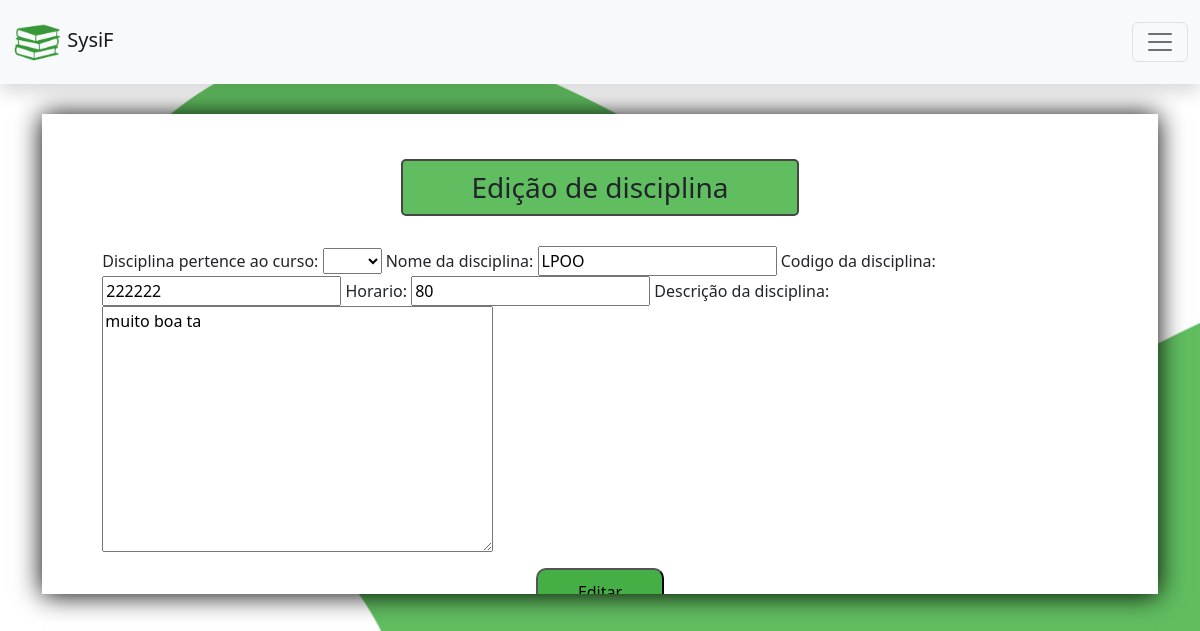
The page /disciplina/editar/1 on the database its author committed.
### disciplina/models.py (models this page shows, shortened)
class Disciplina(models.Model):
    id_curso = models.ForeignKey(Curso, on_delete=models.CASCADE)
    nome_disciplina = models.CharField('Nome', max_length=250)
    codigo_disciplina = models.CharField('Código', max_length=250)
    descricao = models.CharField('Descrição', max_length=500)
    carga_horaria = models.IntegerField('Carga Horaria')
    class Meta:
        verbose_name = 'Disciplina'
        ordering = ['nome_disciplina']
    def editar(request, id):
        disciplina = get_object_or_404(Disciplina, id=id)
        context = {}
        context['is_not_edited'] = True
        if request.method == 'POST':
            form = FormCadastrarDisciplina(request.POST)
            if form.is_valid():
                context['is_valid'] = True
                id_curso = request.POST['id_curso']
                curso = Curso.objects.get(id=id_curso)
                nome_disciplina = request.POST['nome_disciplina']
                codigo_disciplina = request.POST['codigo_disciplina']
                descricao = request.POST['descricao']
                carga_horaria = request.POST['carga_horaria']
                edita_disciplina = Disciplina.objects.filter(id=id)
                edita_disciplina.update(
                    id_curso = curso,
                    nome_disciplina = nome_disciplina,
                    codigo_disciplina = codigo_disciplina,
                    descricao = descricao,
                    carga_horaria = carga_horaria)
                form = FormCadastrarDisciplina()
                context['is_not_edited'] = False
        else:
            form = FormCadastrarDisciplina()
            form.initial['id_curso'] = disciplina.id_curso
            form.initial['nome_disciplina'] = disciplina.nome_disciplina
            form.initial['codigo_disciplina'] = disciplina.codigo_disciplina
            form.initial['descricao'] = disciplina.descricao
            form.initial['carga_horaria'] = disciplina.carga_horaria
        context['form'] = form
        context['id'] = id
        return (context)

### disciplina/views.py (the view)
# urls.py: path('editar/<int:id>', views.editar_aluno, name='editar'),
def editar(request, id):
    context = Disciplina.editar(request, id) #Luis - funcao sendo chamada do models 'disciplina' para editar Disciplina
    return render(request, 'editar_disciplina.html', context)

### disciplina/forms.py
class FormCadastrarDisciplina(forms.Form):
    all_cursos = Curso.objects.all().values_list('id', 'nome_curso')
    cursos_choice = [('', '')]
    for i in all_cursos:
        cursos_choice.append(i)
    id_curso = forms.ChoiceField(label='Disciplina pertence ao curso', choices=cursos_choice, widget=forms.Select()) #Durval - esse é um campo onde o usuario irá escolher um curso para atrelar a disciplina
    nome_disciplina = forms.CharField(label='Nome da disciplina', widget=forms.TextInput)
    codigo_disciplina = forms.CharField(label='Codigo da disciplina', widget=forms.TextInput)
    carga_horaria = forms.IntegerField(label='Horario', widget=forms.NumberInput)
    descricao = forms.CharField(label='Descrição da disciplina', widget=forms.Textarea)

### curso/models.py (called while the page is built)
    def __str__(self):
        return self.nome_curso

### disciplina/templates/editar_disciplina.html (shortened to what this page needs)
{% extends 'base.html' %}
{% load static %}
{% load bootstrap %}
{% block content %}
    {% if is_not_edited == True %}
    <div class="form-title box">
        <h3>Edição de disciplina</h3>
    </div>
    <form action="{% url 'disciplina:editar' id %}" method="post">
            {{ form|bootstrap }}
        <div class="button-div">
            <button type="submit" class="button-input" > Editar</button>
        </div>
    </form>
    {% endif %}
{% endblock %}

### main/static/css/style.css (style rules this page uses)
body { background: rgb(255, 255, 255) url("../img/background.png") no-repeat left top; background-size: 1800px; }
.form-title { display: grid; margin: 20px; }
.form-title h3 { margin: auto; }
.button-div { margin-top: 10px; display: grid; }
.button-input { border-radius: 10px; background-color:rgb(69, 175, 69); padding: 10px 40px; margin: auto; }
.box { border: 2px solid rgb(71, 70, 70); border-radius: 5px; padding: 10px; width: 40%; margin: 30px auto; background-color:rgb(96, 190, 96); }

### rows shown on the page
Disciplina: nome_disciplina "LPOO", codigo_disciplina "222222", carga_horaria "80", descricao "muito boa ta"
